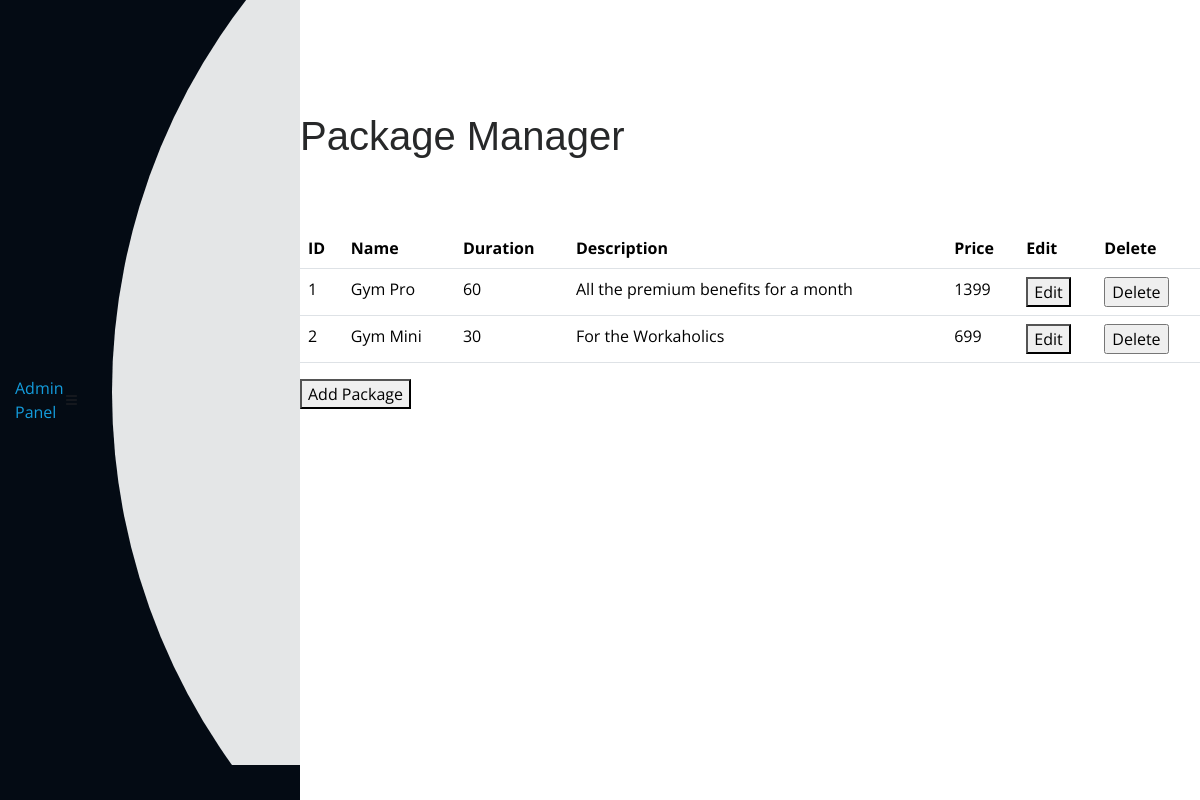
The app's page /admin/package (signed in) with its own data.
### app.py (models this page shows, shortened)
class Package(db.Model):
    pkg_id = db.Column(db.Integer,primary_key=True,autoincrement=True)
    name = db.Column(db.String(20))
    duration = db.Column(db.Integer)
    description = db.Column(db.String(100))
    price = db.Column(db.Integer)

### app.py (the view)
@app.route("/admin/package")
def package_manager():
    admin = current_user
    if not isinstance(admin,Admin):
        return redirect(url_for('admin_login'))
    package_list = Package.query.all()
    return render_template('/admin/package.html',admin=admin,pkgs=package_list)

### app.py (called while the page is built)
@login_manager.user_loader
def load_user(user_id):
    admin = Admin.query.get(user_id)
    if admin is None:
        member = Members.query.get(user_id)
        if member is None:
            trainer = Trainers.query.get(user_id)
            return trainer  # Return the trainer user if found
        return member  # Return the regular member user if found
    return admin  # Return the admin user if found

### templates/admin/package.html (shortened to what this page needs)
{% extends "/admin/header.html" %}
{% block content %}
<div class="pagetitle">
  <h1>Package Manager</h1>
</div>
<section class="section dashboard">
  <div class="row">
    <div class="col">
      <table class="table">
        <thead>
          <tr>
            <th>ID</th>
            <th>Name</th>
            <th>Duration</th>
            <th>Description</th>
            <th>Price</th>
            <th>Edit</th>
            <th>Delete</th>
          </tr>
        </thead>
        <tbody>
          {% for pkg in pkgs %}
          <tr>
            <td id="pkgid">{{ pkg.pkg_id }}</td>
            <td>{{ pkg.name }}</td>
            <td>{{ pkg.duration }}</td>
            <td>{{ pkg.description }}</td>
            <td>{{ pkg.price }}</td>
            <td><button id="{{pkg.pkg_id}}" onclick="editpkg(this.id)">Edit</button></td>
            <td>
              <form action="{{url_for('delete_package')}}" method="post">
                <input type="submit" value="Delete"
                  onclick="return confirm('Are you sure you want to delete this entry?');">
              </form>
            </td>
          </tr>
          {% endfor %}
        </tbody>
      </table>
    </div>
  </div>
  <div class="row">
    <div class="col-lg-4">
      <button id="addPackageButton">Add Package</button>
    </div>
  </div>
</section>
{% endblock %}

### static/assets/css/style.css (style rules this page uses)
body { font-family: "Open Sans", sans-serif; color: #272829; }
h1, h2, h3, h4, h5, h6 { font-family: "Raleway", sans-serif; }
section { padding: 60px 0; overflow: hidden; }

### records on screen
Package: pkg_id "1", name "Gym Pro", duration "60", description "All the premium benefits for a month", price "1399"
Package: pkg_id "2", name "Gym Mini", duration "30", description "For the Workaholics", price "699"
